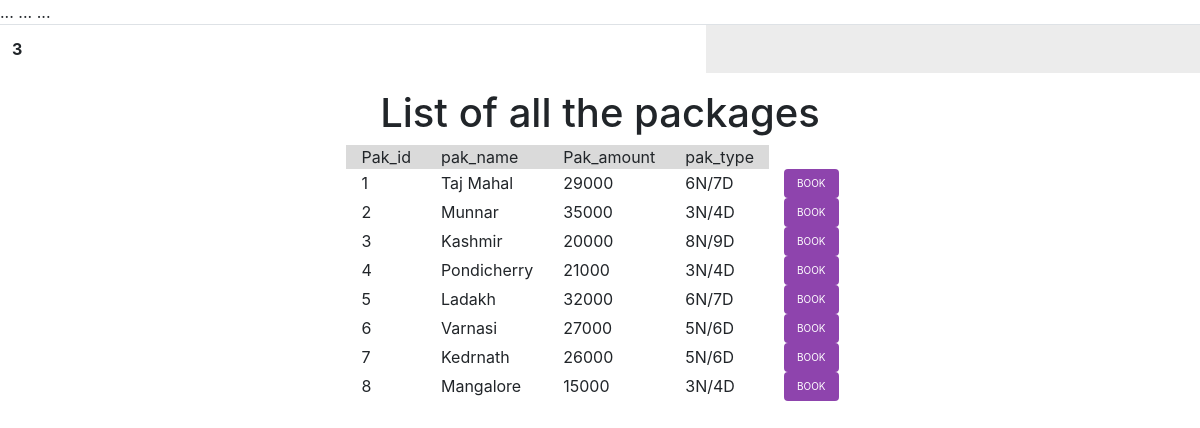
The app's page /packages/main.php with its own data.
### tables this page shows
CREATE TABLE `packages` (
  `pak_id` int(30) NOT NULL,
  `pak_name` varchar(300) NOT NULL,
  `pak_amount` int(30) NOT NULL,
  `pak_type` varchar(200) NOT NULL
);

### packages/main.php (the view, shortened to what this page needs)
<!doctype html>
<html>
    <head>
        <?php
        include 'link.php';
        ?>
         <?php
        include 'style.php';
        ?>
    </head>
    <body>
        <div class="main-div">
            <h1>List of all the packages</h1>
            <div class="">
                <div>
                    <table>
                    <thead>
                        <tr class="table-active">
                            <td>Pak_id</td>
                            <td>pak_name</td>
                            <td>Pak_amount</td>
                            <td>pak_type</td>
                        </tr>
                    </thead>
                    <tbody>
                    <?php
                            include 'connection.php';
                            $selectquery = "select * from packages";
                            $query = mysqli_query($con,$selectquery);
                            while($res = mysqli_fetch_array($query))
                            {
                            ?>
                                <tr>
                                <td><?php echo $res['pak_id'];?></td>
                                <td><?php echo $res['pak_name'];?></td>
                                <td><?php echo $res['pak_amount'];?></td>
                                <td><?php echo $res['pak_type'];?></td>
                                <td><a href="../book.php" class="btn">Book</a></td>
                            </tr>
                        <?php
                            }
                            ?>
                    </tbody>
                    </table>
                </div>
            </div>
        </div>
    </body>
</html>

### packages/link.php (shortened to what this page needs)
<link rel = "stylesheet" href="https://maxcdn.bootstrapcdn.com/bootstrap/4.4.1/css/bootstrap.min.css">
<link rel="stylesheet" href="https://cdnjs.cloudflare.com/ajax/libs/font-awesome/4.7.0/css/font-awesome.css" >

### packages/style.php (shortened to what this page needs)
<table class="table">
  <tbody>
    <tr>
      <th scope="row">3</th>
      <td colspan="2" class="table-active"></td>
    </tr>
  </tbody>
</table>

### packages/style.php (style rules this page uses)
* { align-items: center; }
.main-div { align-items: center; display: flex; flex-direction: column; justify-content: center; column-gap: 20px; }
td { padding: 0 15px; }
.btn { background: #8e44ad; color: #fff; text-transform: uppercase; font-size: 10px; cursor: pointer; }

### records on screen
packages: pak_id "1", pak_name "Taj Mahal", pak_amount "29000", pak_type "6N/7D"
packages: pak_id "2", pak_name "Munnar", pak_amount "35000", pak_type "3N/4D"
packages: pak_id "3", pak_name "Kashmir", pak_amount "20000", pak_type "8N/9D"
packages: pak_id "4", pak_name "Pondicherry", pak_amount "21000", pak_type "3N/4D"
packages: pak_id "5", pak_name "Ladakh", pak_amount "32000", pak_type "6N/7D"
packages: pak_id "6", pak_name "Varnasi", pak_amount "27000", pak_type "5N/6D"
packages: pak_id "7", pak_name "Kedrnath", pak_amount "26000", pak_type "5N/6D"
packages: pak_id "8", pak_name "Mangalore", pak_amount "15000", pak_type "3N/4D"
